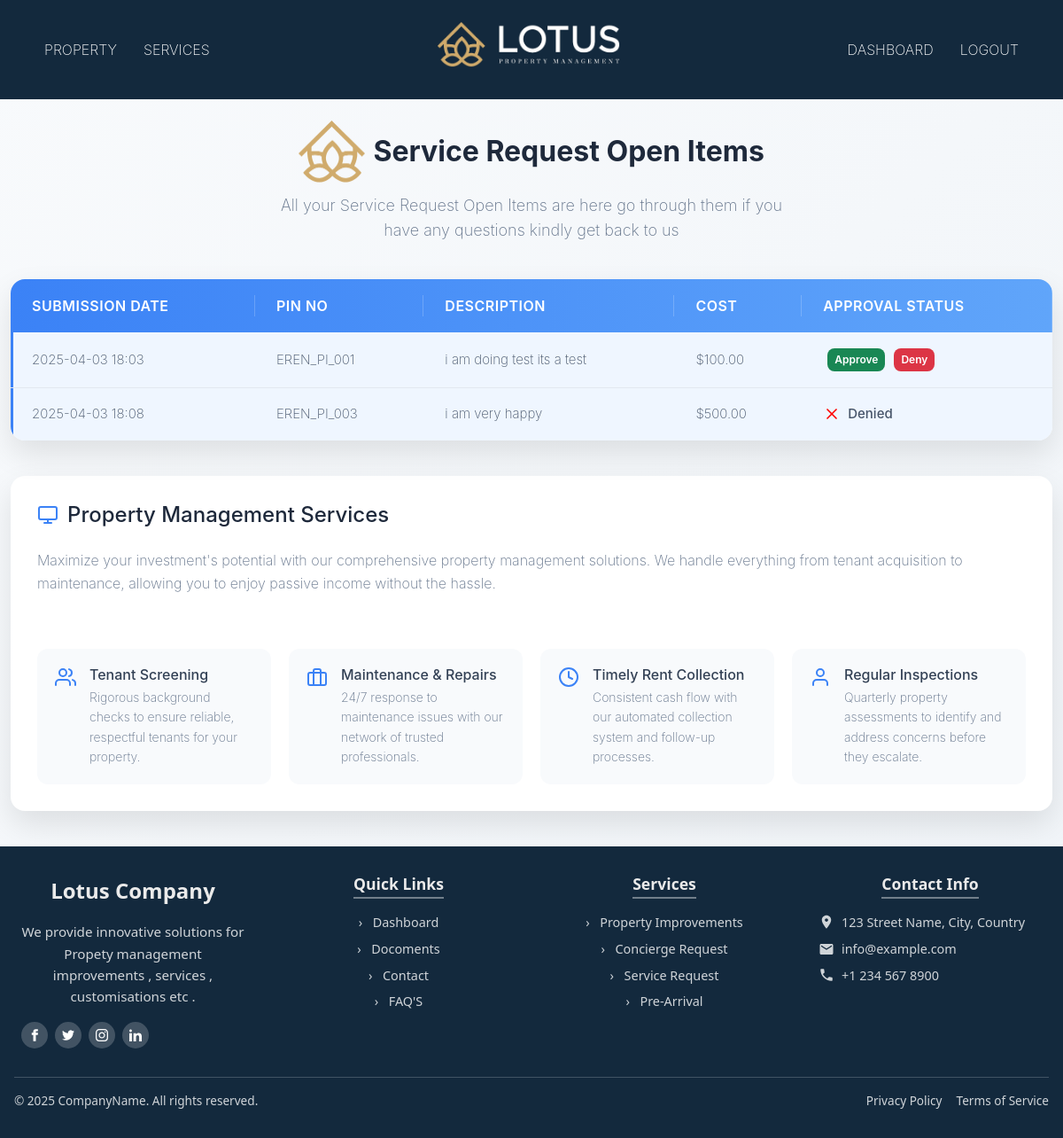
The app's page /property/property-improvements/open/ (signed in), older data.
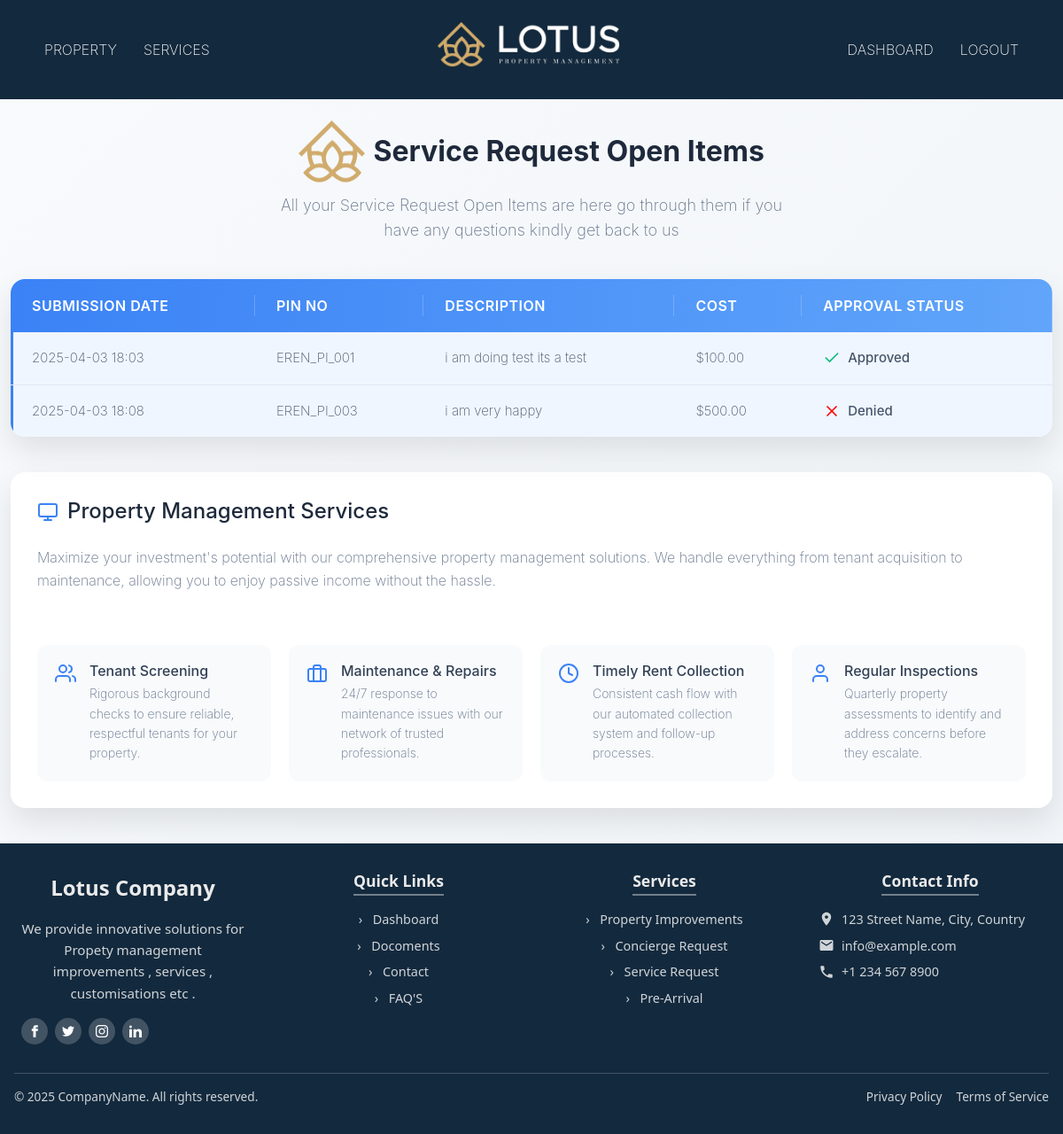
The same page, newer data.
### propertydetails/models.py (models this page shows)
class PropertyImprovement(models.Model):
    STATUS_CHOICES = [
        ('pending', 'Pending'),
        ('open', 'Open'),
        ('completed', 'Completed'),
        ('denied', 'Denied'),
    ]
    CLIENT_APPROVAL_CHOICES = [
        ('pending', 'Pending'),
        ('Approved', 'Approved'),
        ('Deny', 'Deny'),
    ]
    client = models.ForeignKey(Client, on_delete=models.CASCADE, related_name="property_improvements")
    vendor = models.ForeignKey(Vendor, on_delete=models.SET_NULL, null=True, blank=True)
    pino = models.CharField(max_length=50, unique=True)
    description = models.TextField()
    cost = models.DecimalField(max_digits=10, decimal_places=2, null=True, blank=True)
    status = models.CharField(max_length=10, choices=STATUS_CHOICES, default='pending')
    client_approval = models.CharField(max_length=20, choices=CLIENT_APPROVAL_CHOICES, default='pending')
    created_at = models.DateTimeField(auto_now_add=True)
    updated_at = models.DateTimeField(auto_now=True)

### propertydetails/views.py (the view)
# urls.py: path('property-improvements/open/', open_property_improvements, name='open_property_improvements'),
def open_property_improvements(request):
    client_id = request.session.get("client_id")
    if not client_id:
        messages.error(request, "You must be logged in to view this page.")
        return redirect("mainapp:client_login")
    property_improvements = PropertyImprovement.objects.filter(client_id=client_id, status="open")
    print(f"Client ID: {client_id}")  # Debugging: Check if client_id exists
    print(f"Query Result: {property_improvements}")  # Debugging: Check what the query returns
    return render(request, "property/open_property_improvements.html", {"property_improvements": property_improvements})

### template/property/open_property_improvements.html (shortened to what the changed rows need)
{% extends "outbase.html" %}
{% load static %}
{% block content %}
    <div class="container">
        <div class="table-container">
            <table class="services-table">
                <thead>
                    <tr>
                        <th>Submission Date</th>
                        <th>PIN No</th>
                        <th>Description</th>
                        <th>Cost</th>
                        <th>Approval Status</th>
                    </tr>
                </thead>
                <tbody>
                    {% for improvement in property_improvements %}
                    <tr class="{% if improvement.status == 'open' %}active{% endif %}">
                        <td>{{ improvement.created_at|date:"Y-m-d H:i" }}</td>
                        <td>{{ improvement.pino }}</td>
                        <td>{{ improvement.description }}</td>
                        <td>${{ improvement.cost|default:"N/A" }}</td>
                        <td class="availability-badge">
                            {% if improvement.client_approval == "Approved" %}
                                <svg xmlns="http://www.w3.org/2000/svg" width="20" height="20" viewBox="0 0 24 24" fill="none" stroke="#10b981" stroke-width="2" stroke-linecap="round" stroke-linejoin="round">
                                    <polyline points="20 6 9 17 4 12"></polyline>
                                </svg>
                                Approved
                            {% elif improvement.client_approval == "Deny" %}
                                <svg xmlns="http://www.w3.org/2000/svg" width="20" height="20" viewBox="0 0 24 24" fill="none" stroke="red" stroke-width="2" stroke-linecap="round" stroke-linejoin="round">
                                    <line x1="18" y1="6" x2="6" y2="18"></line>
                                    <line x1="6" y1="6" x2="18" y2="18"></line>
                                </svg>
                                Denied
                            {% else %}
                                <a href="{% url 'propertydetails:update_client_approval' improvement.id 'approve' %}"
                                class="btn btn-xs btn-success action-btn">Approve</a>
                             <a href="{% url 'propertydetails:update_client_approval' improvement.id 'deny' %}"
                                class="btn btn-xs btn-danger action-btn">Deny</a>
                            {% endif %}
                        </td>
                    </tr>
                    {% empty %}
                    <tr>
                        <td colspan="5" class="text-center">No open property improvements found.</td>
                    </tr>
                    {% endfor %}
                </tbody>
            </table>
        </div>
        <div class="service-details">
            <h2>
                Property Management Services
            </h2>
        </div>
    </div>
{% endblock content %}

Row changes from the older to the newer data that the page shows:
changed PropertyImprovement "EREN_PI_001": client_approval "Approve Deny" → "Approved"
